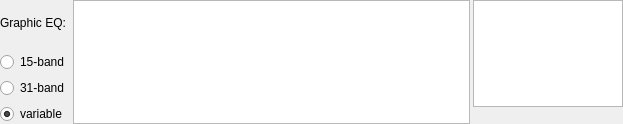
<?xml version="1.0" encoding="UTF-8"?>
<ui version="4.0">
 <class>GraphicEQFilterGUI</class>
 <widget class="QWidget" name="GraphicEQFilterGUI">
  <property name="geometry">
   <rect>
    <x>0</x>
    <y>0</y>
    <width>623</width>
    <height>124</height>
   </rect>
  </property>
  <property name="windowTitle">
   <string notr="true"/>
  </property>
  <layout class="QHBoxLayout" name="horizontalLayout" stretch="0,1,0">
   <property name="spacing">
    <number>3</number>
   </property>
   <property name="leftMargin">
    <number>0</number>
   </property>
   <property name="topMargin">
    <number>0</number>
   </property>
   <property name="rightMargin">
    <number>0</number>
   </property>
   <property name="bottomMargin">
    <number>0</number>
   </property>
   <item>
    <layout class="QVBoxLayout" name="verticalLayout">
     <property name="spacing">
      <number>6</number>
     </property>
     <item>
      <widget class="QLabel" name="label">
       <property name="sizePolicy">
        <sizepolicy hsizetype="Preferred" vsizetype="Expanding">
         <horstretch>0</horstretch>
         <verstretch>0</verstretch>
        </sizepolicy>
       </property>
       <property name="text">
        <string>Graphic EQ:</string>
       </property>
      </widget>
     </item>
     <item>
      <widget class="QRadioButton" name="radioButton15">
       <property name="text">
        <string>15-band</string>
       </property>
      </widget>
     </item>
     <item>
      <widget class="QRadioButton" name="radioButton31">
       <property name="text">
        <string>31-band</string>
       </property>
      </widget>
     </item>
     <item>
      <widget class="QRadioButton" name="radioButtonVar">
       <property name="text">
        <string>variable</string>
       </property>
       <property name="checked">
        <bool>true</bool>
       </property>
      </widget>
     </item>
    </layout>
   </item>
   <item>
    <widget class="GraphicEQFilterGUIView" name="graphicsView">
     <property name="sizePolicy">
      <sizepolicy hsizetype="Expanding" vsizetype="Expanding">
       <horstretch>0</horstretch>
       <verstretch>0</verstretch>
      </sizepolicy>
     </property>
     <property name="minimumSize">
      <size>
       <width>0</width>
       <height>100</height>
      </size>
     </property>
     <property name="mouseTracking">
      <bool>true</bool>
     </property>
     <property name="renderHints">
      <set>QPainter::RenderHint::Antialiasing|QPainter::RenderHint::TextAntialiasing</set>
     </property>
     <property name="dragMode">
      <enum>QGraphicsView::DragMode::RubberBandDrag</enum>
     </property>
    </widget>
   </item>
   <item>
    <layout class="QVBoxLayout" name="verticalLayout_2">
     <property name="spacing">
      <number>0</number>
     </property>
     <item>
      <widget class="QTableWidget" name="tableWidget">
       <property name="sizePolicy">
        <sizepolicy hsizetype="Expanding" vsizetype="Expanding">
         <horstretch>0</horstretch>
         <verstretch>0</verstretch>
        </sizepolicy>
       </property>
       <property name="minimumSize">
        <size>
         <width>150</width>
         <height>0</height>
        </size>
       </property>
       <property name="palette">
        <palette>
         <active>
          <colorrole role="Highlight">
           <brush brushstyle="SolidPattern">
            <color alpha="255">
             <red>51</red>
             <green>153</green>
             <blue>255</blue>
            </color>
           </brush>
          </colorrole>
         </active>
         <inactive>
          <colorrole role="Highlight">
           <brush brushstyle="SolidPattern">
            <color alpha="255">
             <red>122</red>
             <green>189</green>
             <blue>255</blue>
            </color>
           </brush>
          </colorrole>
         </inactive>
         <disabled>
          <colorrole role="Highlight">
           <brush brushstyle="SolidPattern">
            <color alpha="255">
             <red>51</red>
             <green>153</green>
             <blue>255</blue>
            </color>
           </brush>
          </colorrole>
         </disabled>
        </palette>
       </property>
       <property name="sizeAdjustPolicy">
        <enum>QAbstractScrollArea::SizeAdjustPolicy::AdjustToContents</enum>
       </property>
       <property name="horizontalScrollMode">
        <enum>QAbstractItemView::ScrollMode::ScrollPerPixel</enum>
       </property>
       <property name="wordWrap">
        <bool>false</bool>
       </property>
       <property name="columnCount">
        <number>2</number>
       </property>
       <attribute name="horizontalHeaderVisible">
        <bool>false</bool>
       </attribute>
       <attribute name="horizontalHeaderMinimumSectionSize">
        <number>10</number>
       </attribute>
       <attribute name="horizontalHeaderDefaultSectionSize">
        <number>10</number>
       </attribute>
       <attribute name="horizontalHeaderHighlightSections">
        <bool>false</bool>
       </attribute>
       <attribute name="verticalHeaderMinimumSectionSize">
        <number>23</number>
       </attribute>
       <attribute name="verticalHeaderDefaultSectionSize">
        <number>23</number>
       </attribute>
       <column>
        <property name="text">
         <string>Freq.</string>
        </property>
       </column>
       <column>
        <property name="text">
         <string>Gain</string>
        </property>
       </column>
      </widget>
     </item>
     <item>
      <widget class="QToolBar" name="toolBar"/>
     </item>
    </layout>
   </item>
  </layout>
  <action name="actionImport">
   <property name="icon">
    <iconset resource="../Editor.qrc">
     <normaloff>:/icons/document-open.svg</normaloff>:/icons/document-open.svg</iconset>
   </property>
   <property name="text">
    <string>Import</string>
   </property>
  </action>
  <action name="actionExport">
   <property name="icon">
    <iconset resource="../Editor.qrc">
     <normaloff>:/icons/document-save-as.svg</normaloff>:/icons/document-save-as.svg</iconset>
   </property>
   <property name="text">
    <string>Export</string>
   </property>
  </action>
  <action name="actionInvertResponse">
   <property name="icon">
    <iconset resource="../Editor.qrc">
     <normaloff>:/icons/invert_response.svg</normaloff>:/icons/invert_response.svg</iconset>
   </property>
   <property name="text">
    <string>Invert response</string>
   </property>
  </action>
  <action name="actionNormalizeResponse">
   <property name="icon">
    <iconset resource="../Editor.qrc">
     <normaloff>:/icons/normalize_response.svg</normaloff>:/icons/normalize_response.svg</iconset>
   </property>
   <property name="text">
    <string>Normalize response</string>
   </property>
  </action>
  <action name="actionResetResponse">
   <property name="icon">
    <iconset resource="../Editor.qrc">
     <normaloff>:/icons/reset_response.svg</normaloff>:/icons/reset_response.svg</iconset>
   </property>
   <property name="text">
    <string>Reset response</string>
   </property>
  </action>
 </widget>
 <customwidgets>
  <customwidget>
   <class>GraphicEQFilterGUIView</class>
   <extends>QGraphicsView</extends>
   <header>GraphicEQFilterGUIView.h</header>
   <slots>
    <signal>itemMoved()</signal>
   </slots>
  </customwidget>
 </customwidgets>
 <resources>
  <include location="../Editor.qrc"/>
 </resources>
 <connections/>
 <slots>
  <slot>updateItemList()</slot>
 </slots>
</ui>
